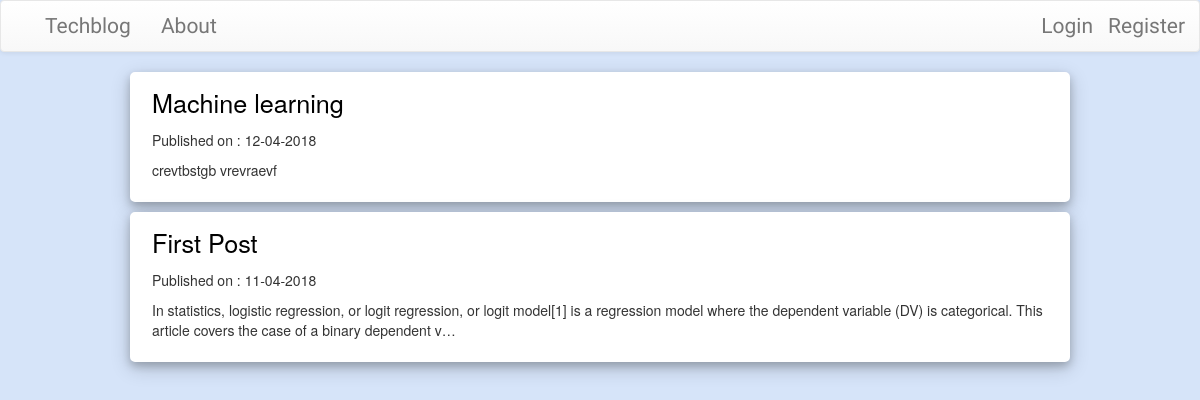
The page / on the database its author committed.
### blog/models.py (models this page shows, shortened)
class Post(models.Model):
    author = models.ForeignKey('auth.User', on_delete=models.CASCADE)
    title = models.CharField(max_length=200)
    text = models.TextField()
    created_date = models.DateTimeField(default=timezone.now)
    published_date = models.DateTimeField(blank=True, null=True)

### blog/views.py (the view)
# urls.py: path('',views.PostListView.as_view(),name='post_list'),
class PostListView(ListView):
    model=Post
    def get_queryset(self):
        return Post.objects.filter(published_date__lte=timezone.now()).order_by('-published_date')

### blog/templates/blog/post_list.html (shortened to what this page needs)
{% extends "blog/base.html" %}
{% block content %}
<div class="centerstage">
  {% for post in post_list %}
  <div class="extra">
    <p ><a class="para1" href="{% url 'post_detail' pk=post.pk %}">{{post.title}}</a></p>
    <div class="date">
      <p>Published on : {{post.published_date|date:'d-m-Y'}}</p>
      <p>{{post.text|truncatechars:200}}</p>
     </div>
  </div>
  {% endfor %}
</div>
{% endblock %}

### blog/static/css/blog.css (style rules this page uses)
.para1 { font-size: 1.8em; color: black; }
body { background-color: #d6e4f9; }
.extra { background-color: white; width=500px; box-shadow: 0 4px 8px 0 rgba(0, 0, 0, 0.2), 0 6px 20px 0 rgba(0, 0, 0, 0.19); border: 2px solid white; border-radius: 5px; margin: 10px 50px 10px 50px; padding-top: 10px; padding-right: 10px; padding-bottom: 10px; padding-left: 20px; }
.centerstage { margin-right: 50px; margin-left: 50px; }

### rows shown on the page
Post: title "Machine learning", published_date "12-04-2018", text "crevtbstgb vrevraevf"
Post: title "First Post", published_date "11-04-2018", text "In statistics, logistic regression, or logit regression, or logit model[1] is a regression model where the dependent variable (DV) is categorical. This article covers the case of a binary dependent v…"
